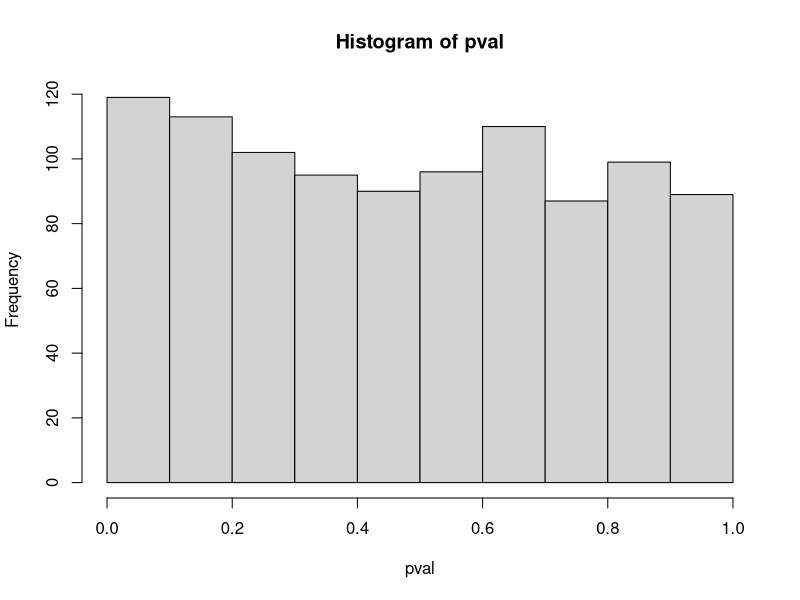
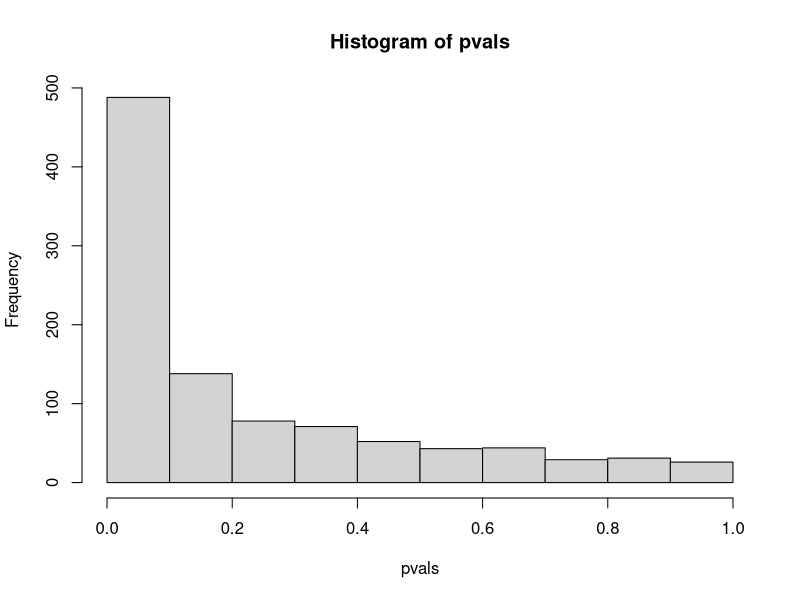

Recreate these plots in R, in order.
## ---- chunk 1
knitr::opts_chunk$set(echo = TRUE)
## ---- chunk 2
# a) use rbinom() to show I can reproduce both probabilities

p1 <- replicate(1000, sum(rbinom(20, 1, 0.05)))

length(p1[p1 > 0])/1000
#very close to 0.64

p2 <- replicate(1000, sum(rbinom(50,1,0.05)))

length(p2[p2 > 0])/1000
#very close to 0.92

# b) if conducted 20 times with 4 groups and the experimenter would accept a sig result from any contrast, what would be probability of finding a sig result here?

b1 <- replicate(1000, sum(rbinom(20,3,0.05)))

length(b1[b1 > 0])/1000

#50% did part a alone, didn't understand part b that much
## ---- chunk 3
library(tibble)
library(ggplot2)

pval <- c()
for(i in 1:1000){
  d <- rnorm(100, 0, 1)
  e <- rnorm(100, 0 ,1)
  dv <- c(d,e)

  iv <- rep(1:2, 100)
  exp <- tibble(iv,dv)

  pval[i] <- t.test(dv~iv, var.equal=TRUE, data = exp)$p.value
}

hist(pval)
length(pval[pval < 0.05])/1000
#looks real level from here. 50% had the idea, but thought I was going to need to ggplot it and messed up that part

## ---- chunk 4
f <- rnorm(20, 0, 1)
g <- rnorm(20, 0.5, 1)
dv <- c(f,g)
iv <- iv <- rep(1:2, each=20)
ex2 <- tibble(iv,dv)

#pvals <- replicate(1000,t.test(f,g, var.equal = TRUE)$p.value)
pvals <- replicate(1000, t.test(rnorm(20,0.5,1),rnorm(20,0,1),var.equal = TRUE)$p.value)

hist(pvals)

# 20% tried the way that is commented out, but couldn't get it to work at all, just give big chunk in the histogram
